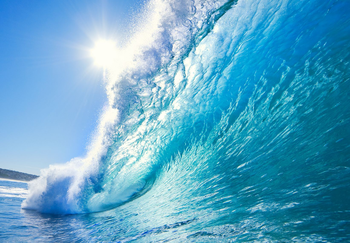
#> input picture images/wave.png, 350 x 243 px
$ python flipping1.py
#> lines starting #> are read from the running program, lines starting #| are printed output that depends on the picture
#in this figure we flipp the image
import cv2
import numpy as np

img = cv2.imread("images/wave.png")
#> img is the input picture: shape (243, 350, 3); mean B, G, R 199.1, 166.5, 93.5
cv2.imshow("wave.png",img)
cv2.waitKey(0)

flipped1 = cv2.flip(img,1)	#second argument is flipp magnitude , if place 1 ,image will horizontally
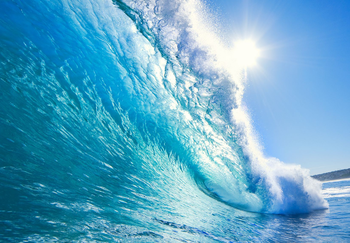
#> flipped1: shape (243, 350, 3); mean B, G, R 199.1, 166.5, 93.5
cv2.imshow("flipped horizontal",flipped1)
cv2.waitKey(0)

flipped2 = cv2.flip(img,0)#ZERO will filpp vertical
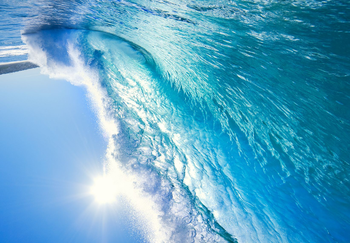
#> flipped2: shape (243, 350, 3); mean B, G, R 199.1, 166.5, 93.5
cv2.imshow("flipped vertical",flipped2)
cv2.waitKey(0)

flipped_horiz_verti = cv2.flip(img,-1)#-1 will flip vertical and horizontal
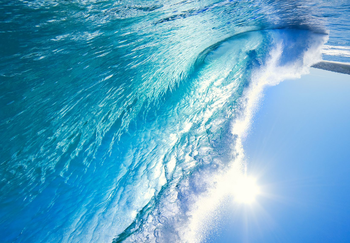
#> flipped_horiz_verti: shape (243, 350, 3); mean B, G, R 199.1, 166.5, 93.5
cv2.imshow("flipped vertical and horizontal",flipped_horiz_verti)
cv2.waitKey(0)

$ run again, with images/beach.png copied over images/wave.png
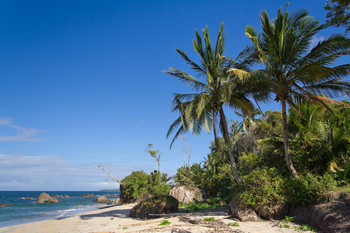
#> input picture images/beach.png, 350 x 233 px
#> img is the input picture: shape (233, 350, 3); mean B, G, R 136, 110.4, 78.6
#> `flipped2 = cv2.flip(img,0)#ZERO will filpp vertical`:
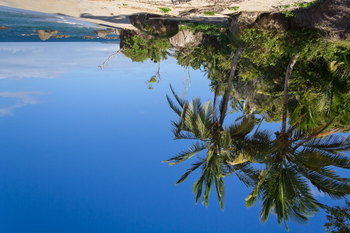
#> flipped2: shape (233, 350, 3); mean B, G, R 136, 110.4, 78.6
#> `flipped_horiz_verti = cv2.flip(img,-1)#-1 will flip vertical and horiz..`:
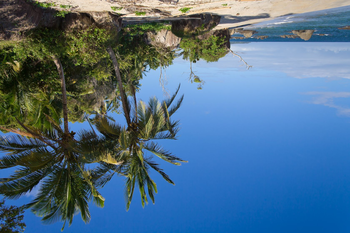
#> flipped_horiz_verti: shape (233, 350, 3); mean B, G, R 136, 110.4, 78.6
